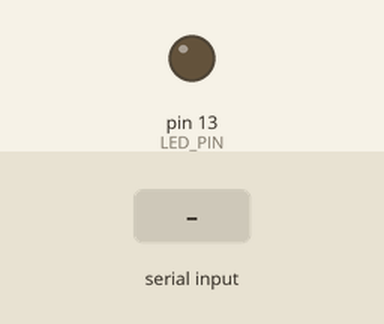
This sketch was run on a simulated Arduino Uno, built with avr-gcc and run on an emulated ATmega328P. On the bench: output pins drawn as LEDs (lit = HIGH). The inputs (shaded band) are chosen by the test bench.

Above: at 1.2 s.
1.3 s: "H" received over Serial
At 1.8 s:
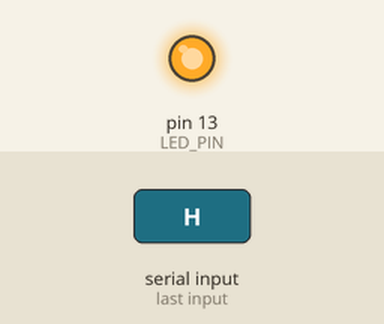
2.8 s: "L" received over Serial
At 4.2 s:
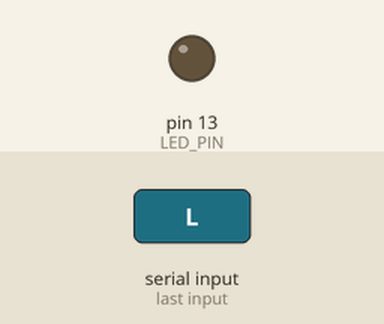
Timing chart, 0 to 5.8 s (numbered marks = the images above; inputs shaded):
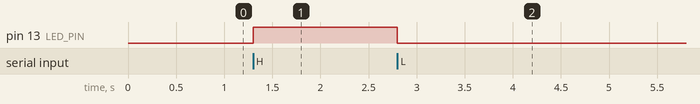

The sketch:

sketch.ino
```cpp
#define LED_PIN 13

int incoming;

void setup() {
    pinMode(LED_PIN, OUTPUT);
    Serial.begin(9600);
}

void loop() {
    if (Serial.available() != 0) {
        incoming = Serial.read();
        if (incoming == 'H') {
            digitalWrite(LED_PIN, HIGH);
        } else if (incoming == 'L') {
            digitalWrite(LED_PIN, LOW);
        }
    }
}
```

Measured:
- after the input at 1.3 s, pin 13 (LED_PIN): LOW → HIGH at once
- after the input at 2.8 s, pin 13 (LED_PIN): HIGH → LOW at once
